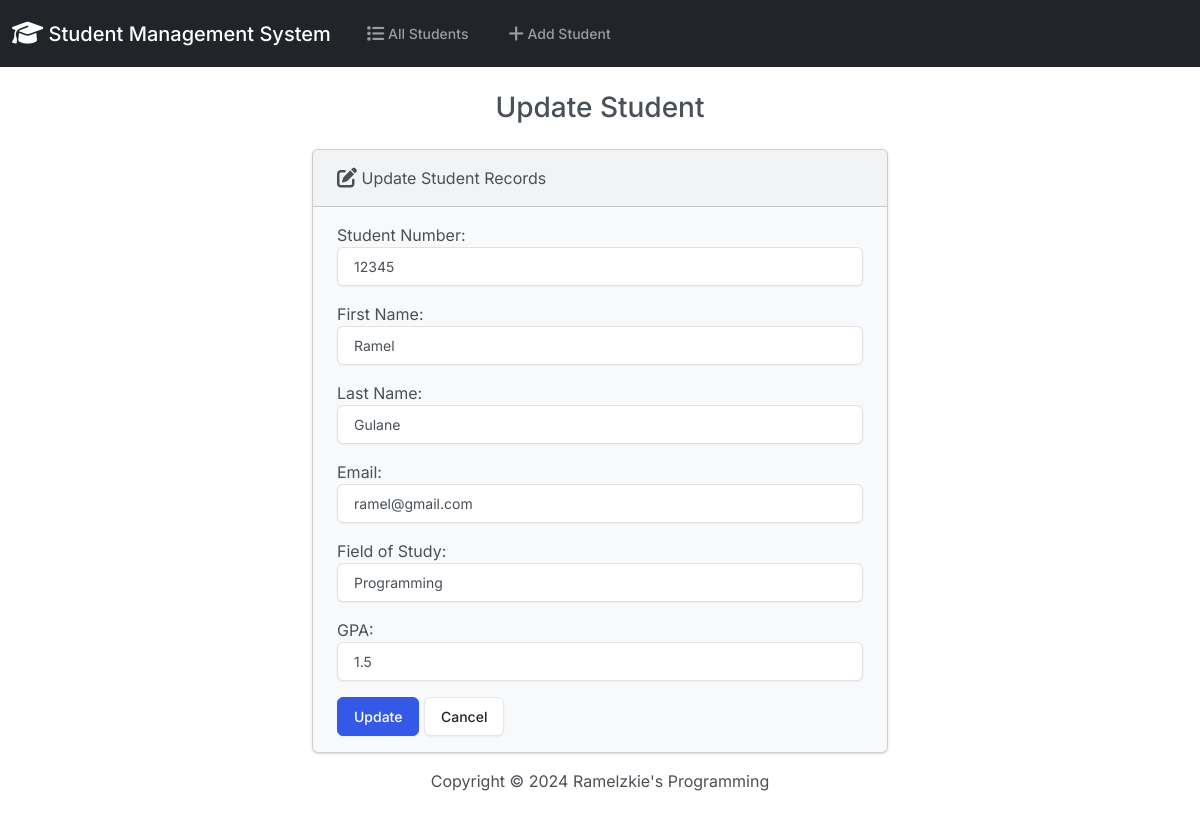
Page /edit/4/ on the committed database.
### students/models.py (models this page shows, shortened)
class Student(models.Model):
    student_number = models.PositiveIntegerField()
    first_name = models.CharField(max_length=50)
    last_name = models.CharField(max_length=50)
    email = models.EmailField(max_length=100)
    field_of_study = models.CharField(max_length=50)
    gpa = models.FloatField()

### students/views.py (the view)
# urls.py: path('edit/<int:id>/', views.edit, name='edit'),
def edit(request, id):
    student = get_object_or_404(Student, pk=id)
    if request.method == 'POST':
        form = StudentForm(request.POST, instance=student)
        if form.is_valid():
            form.save()
            return render(request, 'students/edit.html', {
                'form': form,
                'success': True
            })
    else:
        form = StudentForm(instance=student)
    return render(request, 'students/edit.html', {
    'form': form,
    'student': student
})

### students/forms.py
class StudentForm(forms.ModelForm):
    class Meta:
        model = Student
        fields = ['student_number', 'first_name', 'last_name', 'email', 'field_of_study','gpa']
        labels = {
            'student_number': 'Student Number',
            'first_name': 'First Name',
            'last_name': 'Last Name',
            'email': 'Email',
            'field_of_study': 'Field of Study',
            'gpa': 'GPA'
        }
        widgets = {
            'student_number': forms.NumberInput(attrs={'class': 'form-control'}),
            'first_name': forms.TextInput(attrs={'class': 'form-control'}),
            'last_name': forms.TextInput(attrs={'class': 'form-control'}),
            'email': forms.EmailInput(attrs={'class': 'form-control'}),
            'field_of_study': forms.TextInput(attrs={'class': 'form-control'}),
            'gpa': forms.NumberInput(attrs={'class': 'form-control'}),
        }

### students/templates/students/edit.html (shortened to what this page needs)
{% extends "students/base.html"%}
{% block body %}
    <h3 class="text-center m-4">Update Student</h3>
    {% if success %}
        <div class="alert alert-success" role="alert">
            The student updated successfully.
            <a href="{% url 'index'%}" class="alert-link">Go to Home Page</a>
        </div>
    {% else %}
    <div class="row justify-content-center">
        <div class="col-6">
            <div class="card bg-light mb-3">
                <div class="card-header">
                    <i class="fa-solid fa-pen-to-square fa-lg"></i> Update Student Records
                </div>
                <div class="card-body">
                    <form action="{% if student and student.pk %}{% url 'edit' id=student.pk %}{% endif %}" method="POST">
                        {{ form.as_p }}
                        <button type="submit" class="btn btn-primary">Update</button>
                        <a href="{% url 'index' %}" class="btn btn-secondary">Cancel</a>
                    </form>
                </div>
            </div>
        </div>
    </div>
    {% endif %}
{% endblock %}

### rows in the picture
Student: student_number "12345", first_name "Ramel", last_name "Gulane", email "ramel@gmail.com", field_of_study "Programming", gpa "1.5"
